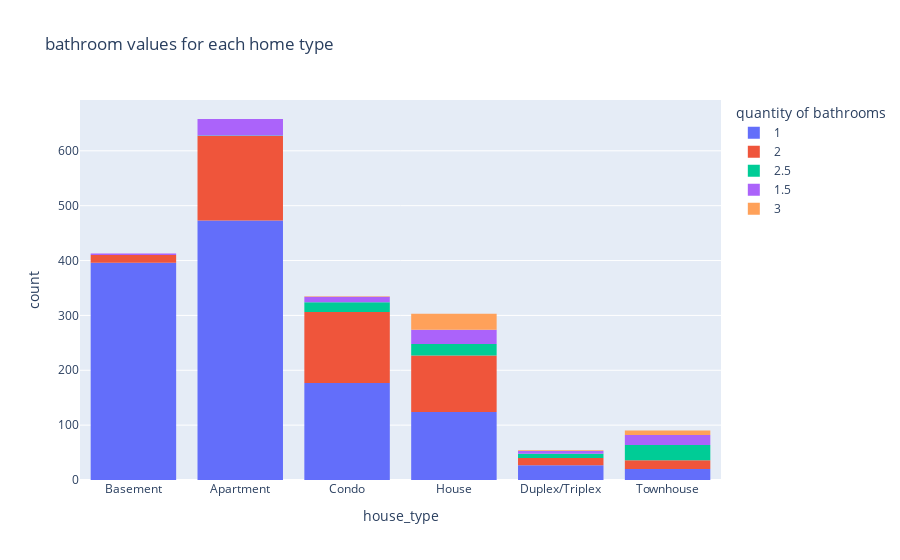

The notebook cell saved with this chart:
### Code cell
fig = px.histogram(df3, x="house_type",color="bathrooms",title="bathroom values for each home type",
                  labels={
                      'bathrooms':"quantity of bathrooms"
                  })
fig.show()

### Figure 1 — Plotly figure (JSON) as saved in the notebook; plotly's stock layout.template omitted (floating-point values rounded to 4 significant figures; data arrays with more than 128 entries replaced by an {"elided": "..."} marker saying what was removed)
{"data": [{"alignmentgroup": "True", "bingroup": "x", "hovertemplate": "quantity of bathrooms=1<br>house_type=%{x}<br>count=%{y}<extra></extra>", "legendgroup": "1", "marker": {"color": "#636efa", "pattern": {"shape": ""}}, "name": "1", "offsetgroup": "1", "orientation": "v", "showlegend": true, "type": "histogram", "x": {"elided": "1217 str values"}, "xaxis": "x", "yaxis": "y"}, {"alignmentgroup": "True", "bingroup": "x", "hovertemplate": "quantity of bathrooms=2<br>house_type=%{x}<br>count=%{y}<extra></extra>", "legendgroup": "2", "marker": {"color": "#EF553B", "pattern": {"shape": ""}}, "name": "2", "offsetgroup": "2", "orientation": "v", "showlegend": true, "type": "histogram", "x": {"elided": "429 str values"}, "xaxis": "x", "yaxis": "y"}, {"alignmentgroup": "True", "bingroup": "x", "hovertemplate": "quantity of bathrooms=2.5<br>house_type=%{x}<br>count=%{y}<extra></extra>", "legendgroup": "2.5", "marker": {"color": "#00cc96", "pattern": {"shape": ""}}, "name": "2.5", "offsetgroup": "2.5", "orientation": "v", "showlegend": true, "type": "histogram", "x": ["Condo", "Townhouse", "Townhouse", "Townhouse", "Townhouse", "Townhouse", "Duplex/Triplex", "Townhouse", "Condo", "Townhouse", "House", "Condo", "Condo", "Condo", "Townhouse", "Townhouse", "Townhouse", "Condo", "Townhouse", "Duplex/Triplex", "Condo", "House", "Condo", "Townhouse", "House", "Condo", "House", "Townhouse", "House", "Condo", "Apartment", "Duplex/Triplex", "House", "Townhouse", "Townhouse", "Condo", "House", "Townhouse", "Condo", "Townhouse", "House", "Duplex/Triplex", "Duplex/Triplex", "House", "Townhouse", "Condo", "Condo", "Townhouse", "House", "House", "Townhouse", "House", "Duplex/Triplex", "Duplex/Triplex", "Townhouse", "Townhouse", "Condo", "Townhouse", "Townhouse", "House", "Condo", "Duplex/Triplex", "House", "House", "House", "Townhouse", "House", "Townhouse", "Townhouse", "House", "Condo", "House", "Condo", "House", "House", "Townhouse"], "xaxis": "x", "yaxis": "y"}, {"alignmentgroup": "True", "bingroup": "x", "hovertemplate": "quantity of bathrooms=1.5<br>house_type=%{x}<br>count=%{y}<extra></extra>", "legendgroup": "1.5", "marker": {"color": "#ab63fa", "pattern": {"shape": ""}}, "name": "1.5", "offsetgroup": "1.5", "orientation": "v", "showlegend": true, "type": "histogram", "x": ["Condo", "House", "House", "Duplex/Triplex", "Condo", "Condo", "Apartment", "House", "Apartment", "House", "House", "House", "Condo", "Apartment", "House", "Condo", "Apartment", "Condo", "Townhouse", "Townhouse", "Townhouse", "Duplex/Triplex", "Apartment", "Condo", "Apartment", "Townhouse", "House", "Townhouse", "Apartment", "House", "House", "Townhouse", "Apartment", "Townhouse", "Apartment", "House", "House", "House", "House", "Apartment", "Apartment", "Apartment", "Townhouse", "Apartment", "Apartment", "Apartment", "Townhouse", "Apartment", "House", "Townhouse", "Apartment", "Condo", "Apartment", "Townhouse", "Apartment", "House", "House", "House", "House", "Apartment", "Basement", "Duplex/Triplex", "House", "Apartment", "Townhouse", "Condo", "House", "House", "Apartment", "Townhouse", "Apartment", "Basement", "Apartment", "Apartment", "Basement", "Condo", "House", "Townhouse", "Townhouse", "Townhouse", "Apartment", "House", "Townhouse", "Townhouse", "House", "Apartment", "Duplex/Triplex", "Apartment", "House", "Duplex/Triplex", "Apartment", "Apartment"], "xaxis": "x", "yaxis": "y"}, {"alignmentgroup": "True", "bingroup": "x", "hovertemplate": "quantity of bathrooms=3<br>house_type=%{x}<br>count=%{y}<extra></extra>", "legendgroup": "3", "marker": {"color": "#FFA15A", "pattern": {"shape": ""}}, "name": "3", "offsetgroup": "3", "orientation": "v", "showlegend": true, "type": "histogram", "x": ["House", "Townhouse", "Townhouse", "House", "House", "House", "House", "Townhouse", "House", "House", "House", "House", "House", "Duplex/Triplex", "House", "House", "House", "Condo", "House", "House", "House", "House", "Townhouse", "Townhouse", "House", "House", "House", "House", "House", "House", "House", "Townhouse", "House", "Townhouse", "House", "Townhouse", "House", "House", "House"], "xaxis": "x", "yaxis": "y"}], "layout": {"barmode": "relative", "legend": {"title": {"text": "quantity of bathrooms"}, "tracegroupgap": 0}, "title": {"text": "bathroom values for each home type"}, "xaxis": {"anchor": "y", "domain": [0, 1], "title": {"text": "house_type"}}, "yaxis": {"anchor": "x", "domain": [0, 1], "title": {"text": "count"}}}}
